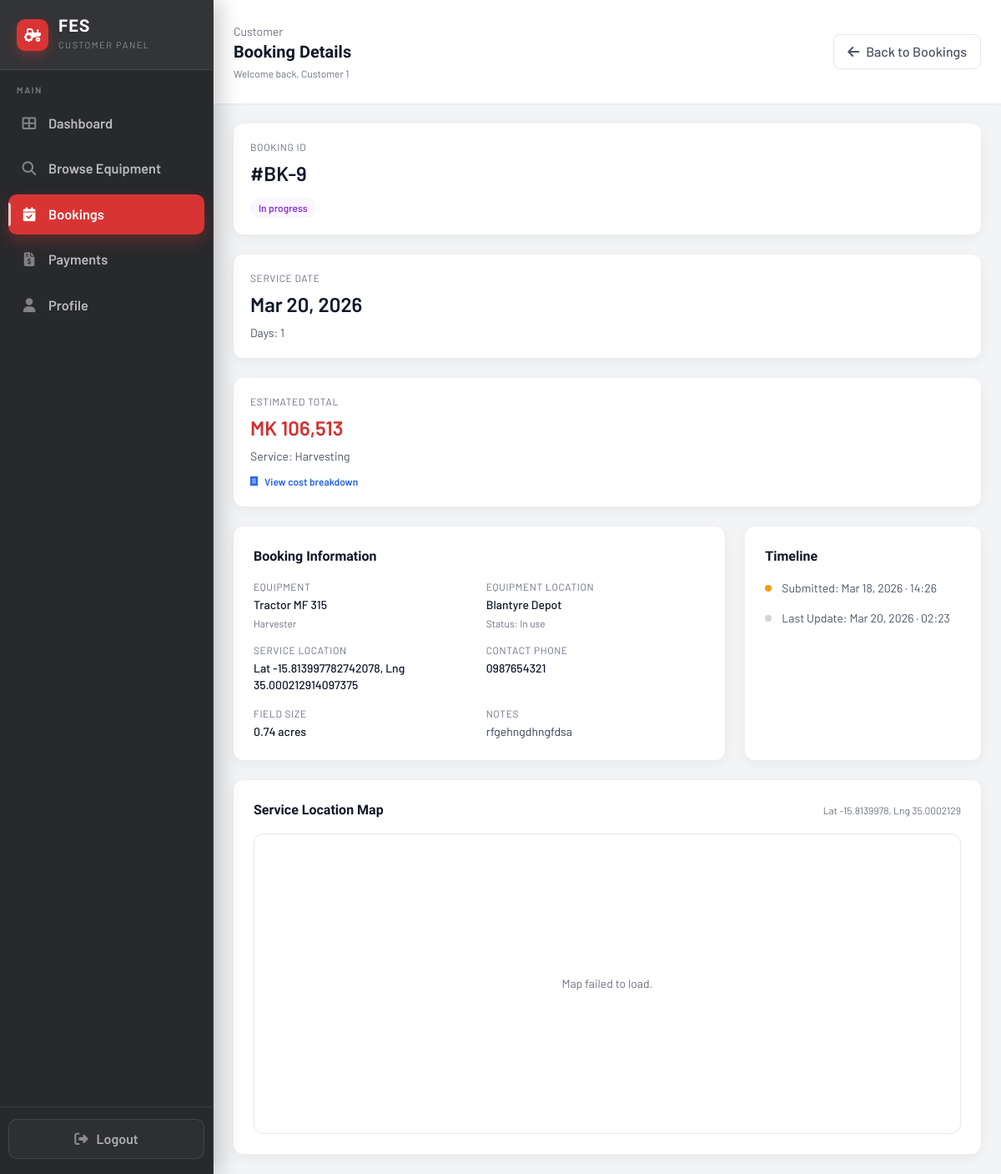
The page /Pages/customer/booking-details.php?id=9 (signed in) on the database its author committed.
### tables this page shows
CREATE TABLE IF NOT EXISTS `bookings` (
  `booking_id` int NOT NULL AUTO_INCREMENT,
  `customer_id` int NOT NULL,
  `operator_id` int DEFAULT NULL,
  `equipment_id` varchar(50) NOT NULL,
  `booking_date` date NOT NULL,
  `service_days` int NOT NULL DEFAULT '1',
  `service_type` varchar(50) NOT NULL,
  `service_location` varchar(255) NOT NULL,
  `contact_phone` varchar(50) NOT NULL,
  `field_lat` decimal(10,7) DEFAULT NULL,
  `field_lng` decimal(10,7) DEFAULT NULL,
  `field_address` varchar(255) DEFAULT NULL,
  `field_polygon` longtext,
  `field_hectares` decimal(10,2) DEFAULT NULL,
  `notes` text,
  `estimated_total_cost` decimal(12,2) NOT NULL DEFAULT '0.00',
  `status` enum('pending','confirmed','in_progress','completed','cancelled') NOT NULL DEFAULT 'pending',
  `operator_start_time` datetime DEFAULT NULL COMMENT 'Set when operator marks job In progress',
  `operator_end_time` datetime DEFAULT NULL COMMENT 'Set when operator marks job Completed',
  `created_at` timestamp NULL DEFAULT CURRENT_TIMESTAMP,
  `updated_at` timestamp NULL DEFAULT CURRENT_TIMESTAMP ON UPDATE CURRENT_TIMESTAMP,
  PRIMARY KEY (`booking_id`),
  KEY `customer_id` (`customer_id`),
  KEY `equipment_id` (`equipment_id`),
  KEY `status` (`status`),
  KEY `idx_bookings_operator_id` (`operator_id`)
);

CREATE TABLE IF NOT EXISTS `equipment` (
  `id` int NOT NULL AUTO_INCREMENT,
  `equipment_name` varchar(255) NOT NULL,
  `category` varchar(100) NOT NULL,
  `equipment_id` varchar(100) NOT NULL,
  `model` varchar(255) DEFAULT NULL,
  `description` text NOT NULL,
  `status` enum('available','in_use','maintenance','retired') NOT NULL DEFAULT 'available',
  `location` varchar(255) NOT NULL,
  `operator_id` int DEFAULT NULL,
  `purchase_date` date DEFAULT NULL,
  `daily_rate` decimal(10,2) NOT NULL,
  `hourly_rate` decimal(10,2) DEFAULT '0.00',
  `per_hectare_rate` decimal(10,2) DEFAULT NULL,
  `fuel_type` varchar(50) DEFAULT NULL,
  `total_usage_hours` int DEFAULT '0',
  `year_manufactured` int DEFAULT NULL,
  `weight_kg` decimal(10,2) DEFAULT NULL,
  `last_maintenance` date DEFAULT NULL,
  `icon` varchar(100) NOT NULL,
  `image_path` varchar(500) DEFAULT NULL,
  `created_at` timestamp NULL DEFAULT CURRENT_TIMESTAMP,
  `updated_at` timestamp NULL DEFAULT CURRENT_TIMESTAMP ON UPDATE CURRENT_TIMESTAMP,
  PRIMARY KEY (`id`),
  KEY `operator_id` (`operator_id`)
);

### Pages/customer/booking-details.php (the view, shortened to what this page needs)
<?php
$bookingId = isset($_GET['id']) ? intval($_GET['id']) : 0;
$booking = null;
if ($bookingId > 0) {
    try {
        $conn = getDBConnection();
        $sql = "SELECT b.*, e.equipment_name, e.category, e.location AS equipment_location, e.daily_rate, e.hourly_rate, e.per_hectare_rate, e.status AS equipment_status
                FROM bookings b
                JOIN equipment e ON e.equipment_id = b.equipment_id
                WHERE b.booking_id = ? AND b.customer_id = ?";
        if ($stmt = $conn->prepare($sql)) {
            $customerId = intval($_SESSION['user_id']);
            $stmt->bind_param('ii', $bookingId, $customerId);
            $stmt->execute();
            $res = $stmt->get_result();
            if ($row = $res->fetch_assoc()) {
                $booking = $row;
            }
        }
    } catch (Exception $e) {
        error_log('Booking details error: ' . $e->getMessage());
    }
}
$customerName = $_SESSION['name'] ?? 'Customer';
$status = $booking['status'] ?? 'pending';
$badgeClasses = [
    'pending' => 'bg-amber-50 text-amber-700',
    'confirmed' => 'bg-blue-50 text-blue-700',
    'in_progress' => 'bg-purple-50 text-purple-700',
    'completed' => 'bg-emerald-50 text-emerald-700',
    'cancelled' => 'bg-gray-100 text-gray-700'
];
$badgeClass = $badgeClasses[$status] ?? 'bg-gray-100 text-gray-700';
$serviceLocation = $booking ? trim($booking['service_location'] ?? '') : '';
?>
<!DOCTYPE html>
<html lang="en">
<head>
    <link rel="stylesheet" href="https://cdnjs.cloudflare.com/ajax/libs/font-awesome/6.4.0/css/all.min.css">
    <link rel="stylesheet" type="text/css" href="https://api.tomtom.com/maps-sdk-for-web/cdn/6.x/6.25.0/maps/maps.css">
    <script src="https://cdn.tailwindcss.com"></script>
</head>
<body>
    <div class="min-h-screen w-full bg-gray-100">
        <div class="flex min-h-screen">
            <?php include __DIR__ . '/include/sidebar.php'; ?>
            <div class="flex-1 flex flex-col min-w-0 md:ml-64">
                <header class="bg-white px-6 py-7 flex items-center justify-between shadow-sm">
                    <div class="flex items-center gap-3">
                        <div>
                            <div class="text-sm text-gray-500">Customer</div>
                            <h1 class="text-xl font-semibold text-gray-900">Booking Details</h1>
                            <p class="text-xs text-gray-500 mt-1">Welcome back, <?php echo htmlspecialchars($customerName); ?></p>
                        </div>
                    </div>
                    <div class="flex items-center gap-3">
                        <a href="bookings.php" class="inline-flex items-center gap-2 border border-gray-200 text-gray-600 font-medium px-4 py-2 rounded-lg hover:bg-gray-50">
                            <i class="fas fa-arrow-left"></i>
                            Back to Bookings
                        </a>
                    </div>
                </header>
                <main class="flex-1 overflow-y-auto p-6">
                    <?php if (!$booking): ?>
                        <div class="bg-white rounded-xl shadow-card p-6 text-center text-gray-600">
                            Booking not found or you don’t have access.
                        </div>
                    <?php else: ?>
                        <div class="grid grid-cols-1 xl:grid-cols-3 gap-6 mb-6">
                            <div class="bg-white rounded-xl shadow-card p-5">
                                <div class="text-xs text-gray-500 uppercase tracking-wider">Booking ID</div>
                                <div class="mt-2 text-2xl font-semibold text-gray-900">#BK-<?php echo htmlspecialchars((string)$booking['booking_id']); ?></div>
                                <div class="mt-3">
                                    <span class="inline-flex items-center px-2.5 py-1 rounded-full text-xs font-medium <?php echo $badgeClass; ?>">
                                        <?php echo htmlspecialchars(ucfirst(str_replace('_', ' ', $status))); ?>
                                    </span>
                                </div>
                            </div>
                            <div class="bg-white rounded-xl shadow-card p-5">
                                <div class="text-xs text-gray-500 uppercase tracking-wider">Service Date</div>
                                <div class="mt-2 text-2xl font-semibold text-gray-900">
                                    <?php echo !empty($booking['booking_date']) ? htmlspecialchars(date('M d, Y', strtotime($booking['booking_date']))) : 'N/A'; ?>
                                </div>
                                <div class="mt-2 text-sm text-gray-600">Days: <?php echo htmlspecialchars((string)($booking['service_days'] ?? 1)); ?></div>
                            </div>
                            <div class="bg-white rounded-xl shadow-card p-5">
                                <div class="text-xs text-gray-500 uppercase tracking-wider">Estimated Total</div>
                                <div class="mt-2 text-2xl font-semibold text-fes-red">
                                    MK <?php echo number_format((float)($booking['estimated_total_cost'] ?? 0)); ?>
                                </div>
                                <div class="mt-2 text-sm text-gray-600">Service: <?php echo htmlspecialchars(ucfirst(str_replace('_', ' ', $booking['service_type'] ?? 'N/A'))); ?></div>
                                <button type="button" id="toggle-cost-breakdown" class="mt-3 inline-flex items-center gap-2 text-xs font-semibold text-blue-600 hover:text-blue-800">
                                    <i class="fas fa-receipt"></i>
                                    View cost breakdown
                                </button>
                            </div>
                        </div>
                        <div class="grid grid-cols-1 lg:grid-cols-3 gap-6">
                            <section class="lg:col-span-2 bg-white rounded-xl shadow-card p-6">
                                <h2 class="text-base font-semibold text-gray-900 mb-4">Booking Information</h2>
                                <div class="grid grid-cols-1 md:grid-cols-2 gap-4 text-sm">
                                    <div>
                                        <div class="text-xs text-gray-500 uppercase tracking-wider mb-1">Equipment</div>
                                        <div class="text-gray-900 font-medium"><?php echo htmlspecialchars($booking['equipment_name'] ?? 'N/A'); ?></div>
                                        <div class="text-xs text-gray-500 mt-1"><?php echo htmlspecialchars(ucfirst($booking['category'] ?? '')); ?></div>
                                    </div>
                                    <div>
                                        <div class="text-xs text-gray-500 uppercase tracking-wider mb-1">Equipment Location</div>
                                        <div class="text-gray-900 font-medium"><?php echo htmlspecialchars($booking['equipment_location'] ?? 'N/A'); ?></div>
                                        <div class="text-xs text-gray-500 mt-1">Status: <?php echo htmlspecialchars(ucfirst(str_replace('_', ' ', $booking['equipment_status'] ?? 'N/A'))); ?></div>
                                    </div>
                                    <div>
                                        <div class="text-xs text-gray-500 uppercase tracking-wider mb-1">Service Location</div>
                                        <div class="text-gray-900 font-medium"><?php echo htmlspecialchars($serviceLocation ?: 'N/A'); ?></div>
                                    </div>
                                    <div>
                                        <div class="text-xs text-gray-500 uppercase tracking-wider mb-1">Contact Phone</div>
                                        <div class="text-gray-900 font-medium"><?php echo htmlspecialchars($booking['contact_phone'] ?? 'N/A'); ?></div>
                                    </div>
                                    <div>
                                        <div class="text-xs text-gray-500 uppercase tracking-wider mb-1">Field Size</div>
                                        <div class="text-gray-900 font-medium"><?php echo htmlspecialchars($booking['field_hectares'] ?? 'Not specified'); ?> acres</div>
                                    </div>
                                    <div>
                                        <div class="text-xs text-gray-500 uppercase tracking-wider mb-1">Notes</div>
                                        <div class="text-gray-700"><?php echo !empty($booking['notes']) ? htmlspecialchars($booking['notes']) : '—'; ?></div>
                                    </div>
                                </div>
                            </section>
                            <section class="bg-white rounded-xl shadow-card p-6">
                                <h2 class="text-base font-semibold text-gray-900 mb-4">Timeline</h2>
                                <div class="space-y-4 text-sm text-gray-600">
                                    <div class="flex items-center gap-3">
                                        <span class="h-2 w-2 rounded-full bg-amber-500"></span>
                                        <div>Submitted: <?php echo !empty($booking['created_at']) ? htmlspecialchars(date('M d, Y · H:i', strtotime($booking['created_at']))) : 'N/A'; ?></div>
                                    </div>
                                    <div class="flex items-center gap-3">
                                        <span class="h-2 w-2 rounded-full bg-gray-300"></span>
                                        <div>Last Update: <?php echo !empty($booking['updated_at']) ? htmlspecialchars(date('M d, Y · H:i', strtotime($booking['updated_at']))) : 'N/A'; ?></div>
                                    </div>
                                </div>
                            </section>
                        </div>
                        <section class="bg-white rounded-xl shadow-card p-6 mt-6">
                            <div class="flex items-center justify-between mb-4">
                                <h2 class="text-base font-semibold text-gray-900">Service Location Map</h2>
                                <div class="text-xs text-gray-500">
                                    <?php if (!empty($booking['field_lat']) && !empty($booking['field_lng'])): ?>
                                        Lat <?php echo htmlspecialchars((string)$booking['field_lat']); ?>, Lng <?php echo htmlspecialchars((string)$booking['field_lng']); ?>
                                    <?php else: ?>
                                        No coordinates saved
                                    <?php endif; ?>
                                </div>
                            </div>
                            <?php if (empty($booking['field_lat']) || empty($booking['field_lng'])): ?>
                                <div class="rounded-lg border border-gray-200 bg-gray-50 px-4 py-4 text-sm text-gray-600">
                                    This booking does not have a saved map location.
                                </div>
                            <?php else: ?>
                                <div id="fes-booking-details-map"></div>
                            <?php endif; ?>
                        </section>
                    <?php endif; ?>
                </main>
            </div>
        </div>
    </div>
</body>
</html>

### Pages/customer/booking-details.php (style rules this page uses)
* { font-family: 'Barlow', sans-serif; }
h1, h2, h3, h4, .display { font-family: 'Barlow Condensed', sans-serif; }
#fes-booking-details-map { height: 360px; width: 100%; border-radius: 12px; border: 1px solid #e5e7eb; overflow: hidden; }

### rows shown on the page
bookings: booking_id "9", status "In progress", booking_date "Mar 20, 2026", service_days "1", estimated_total_cost "106,513", service_type "Harvesting", equipment.equipment_name "Tractor MF 315", equipment.category "Harvester", equipment.location "Blantyre Depot", equipment.status "In use", service_location "Lat -15.813997782742078, Lng 35.000212914097375", contact_phone "0987654321", field_hectares "0.74", notes "rfgehngdhngfdsa", created_at "Mar 18, 2026 · 14:26", updated_at "Mar 20, 2026 · 02:23", field_lat "-15.8139978", field_lng "35.0002129"

### other values the page prints
$customerName "Customer 1"
